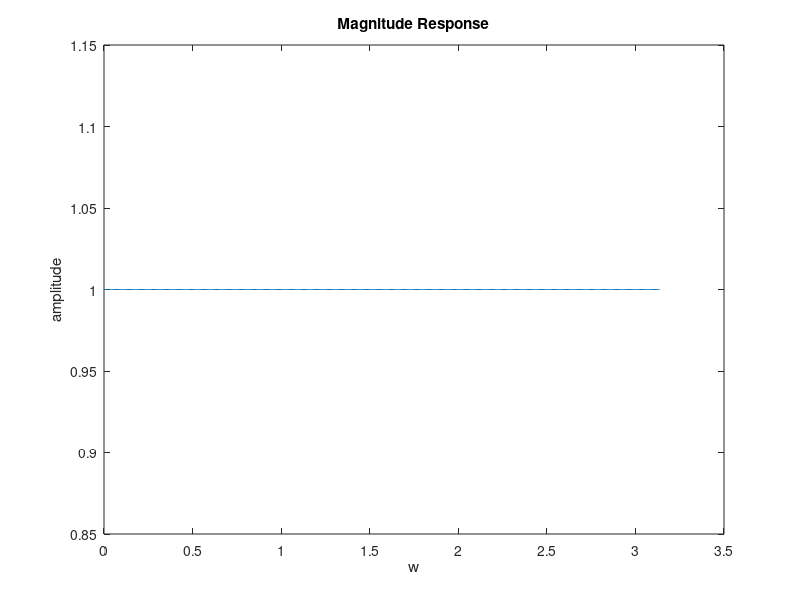

Source code (MATLAB):
a = [10 -5 1];
b = [1 -5 10];
n = 512;
[h,w] = freqz(b,a,n);
plot(w,abs(h));
title("Magnitude Response");
xlabel("w");
ylabel("amplitude");
